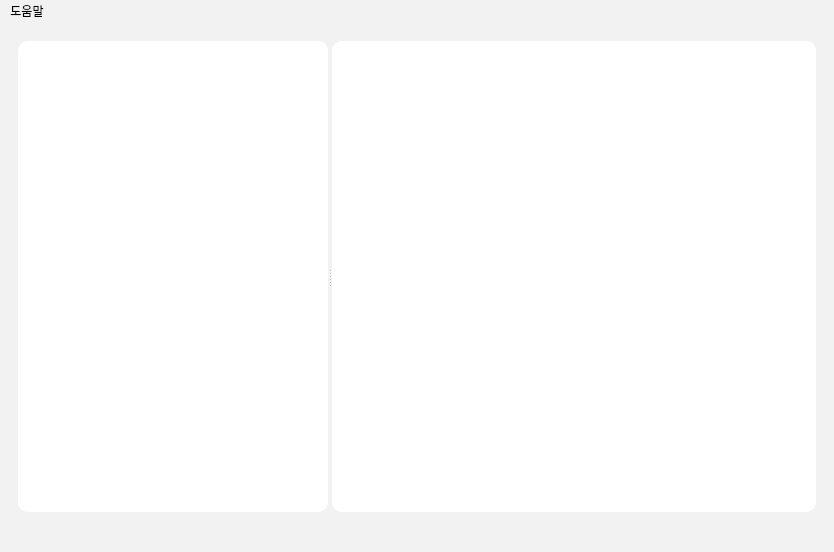
<?xml version="1.0" encoding="UTF-8"?>
<ui version="4.0">
 <class>MainWindow</class>
 <widget class="QMainWindow" name="MainWindow">
  <property name="enabled">
   <bool>true</bool>
  </property>
  <property name="geometry">
   <rect>
    <x>0</x>
    <y>0</y>
    <width>834</width>
    <height>552</height>
   </rect>
  </property>
  <property name="windowTitle">
   <string>Image Viewer</string>
  </property>
  <property name="styleSheet">
   <string notr="true">background-color: rgb(242, 242, 242);</string>
  </property>
  <widget class="QWidget" name="centralwidget">
   <layout class="QGridLayout" name="gridLayout_3">
    <item row="0" column="0">
     <widget class="QStackedWidget" name="stackedWidget">
      <property name="frameShape">
       <enum>QFrame::NoFrame</enum>
      </property>
      <property name="currentIndex">
       <number>1</number>
      </property>
      <widget class="QWidget" name="page_3">
       <layout class="QGridLayout" name="gridLayout_2">
        <item row="0" column="0">
         <widget class="QFrame" name="frame_3">
          <property name="styleSheet">
           <string notr="true">background-color: rgb(255, 255, 255);</string>
          </property>
          <property name="frameShape">
           <enum>QFrame::StyledPanel</enum>
          </property>
          <property name="frameShadow">
           <enum>QFrame::Raised</enum>
          </property>
         </widget>
        </item>
       </layout>
      </widget>
      <widget class="QWidget" name="page_4">
       <layout class="QGridLayout" name="gridLayout">
        <property name="leftMargin">
         <number>0</number>
        </property>
        <property name="topMargin">
         <number>0</number>
        </property>
        <property name="rightMargin">
         <number>0</number>
        </property>
        <property name="bottomMargin">
         <number>0</number>
        </property>
        <item row="0" column="0">
         <widget class="QWidget" name="widget" native="true">
          <layout class="QGridLayout" name="gridLayout_4">
           <item row="0" column="0">
            <widget class="QSplitter" name="splitter">
             <property name="orientation">
              <enum>Qt::Horizontal</enum>
             </property>
             <widget class="QFrame" name="frame">
              <property name="sizePolicy">
               <sizepolicy hsizetype="Preferred" vsizetype="Preferred">
                <horstretch>0</horstretch>
                <verstretch>0</verstretch>
               </sizepolicy>
              </property>
              <property name="minimumSize">
               <size>
                <width>310</width>
                <height>0</height>
               </size>
              </property>
              <property name="maximumSize">
               <size>
                <width>310</width>
                <height>16777215</height>
               </size>
              </property>
              <property name="styleSheet">
               <string notr="true">background-color: rgb(255, 255, 255);
border-radius:10px;
</string>
              </property>
              <property name="frameShape">
               <enum>QFrame::StyledPanel</enum>
              </property>
              <property name="frameShadow">
               <enum>QFrame::Raised</enum>
              </property>
             </widget>
             <widget class="QFrame" name="frame_2">
              <property name="styleSheet">
               <string notr="true">background-color: rgb(255, 255, 255);
border-radius:10px;
</string>
              </property>
              <property name="frameShape">
               <enum>QFrame::StyledPanel</enum>
              </property>
              <property name="frameShadow">
               <enum>QFrame::Raised</enum>
              </property>
             </widget>
            </widget>
           </item>
          </layout>
         </widget>
        </item>
       </layout>
      </widget>
     </widget>
    </item>
   </layout>
  </widget>
  <widget class="QMenuBar" name="menubar">
   <property name="geometry">
    <rect>
     <x>0</x>
     <y>0</y>
     <width>834</width>
     <height>17</height>
    </rect>
   </property>
   <widget class="QMenu" name="menu">
    <property name="title">
     <string>도움말</string>
    </property>
    <addaction name="actionAbout"/>
   </widget>
   <addaction name="menu"/>
  </widget>
  <widget class="QStatusBar" name="statusbar"/>
  <action name="actionAbout">
   <property name="text">
    <string>도움말</string>
   </property>
  </action>
  <action name="actionText">
   <property name="text">
    <string>텍스트</string>
   </property>
  </action>
  <action name="actionCut">
   <property name="text">
    <string>자르기</string>
   </property>
  </action>
 </widget>
 <resources/>
 <connections/>
</ui>
